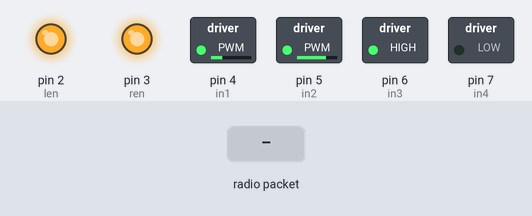
Simulated run of this sketch. Board: Arduino Uno, built with avr-gcc and run on an emulated ATmega328P. Shown: switched loads named in the sketch (green lamp = pin HIGH), output pins drawn as LEDs (lit = HIGH). The test bench sets the inputs (shaded band). No radio packets arrive unless stated.

Above: at 1.2 s.
1.3 s: radio packet "5" arrives
At 2.3 s:
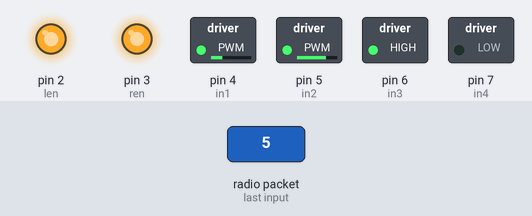
2.8 s: radio packet "200" arrives
At 4.2 s:
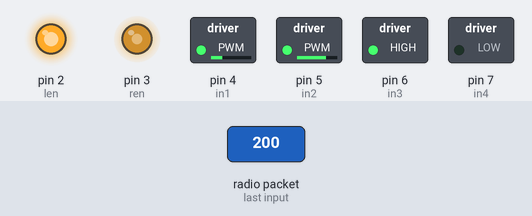
Timing chart, 0 to 5.8 s (numbered marks = the images above; inputs shaded):
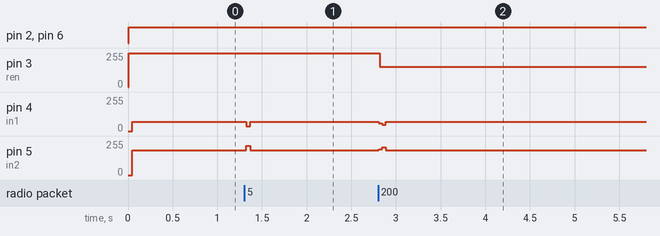

The sketch:

nrf_reciever_bot.ino
```cpp
// Date: 10-mar-2018
// Author: Isidoro Gayo
// Name: Wireless robot control
// Fillenme: nrf_reciever_bot.ino

// -------------------------------------------------------------
// Description: Basic control for a wireless robot.
// A couple of nRF24 modules send and recieve control commands
// from a joystick. Used a L298 motor driver.
//
// WARNING!! Both nRF modules must be powered with 3.3v.
//
// This is the sketch to be loaded on controlled robot.
// -------------------------------------------------------------

// Published under the terms of GNU/GPL v3.0 or higher license

// Library used: TMRh20/RF24, https://github.com/tmrh20/RF24/
// nRF24 theory and examples: Dejan Nedelkovski, www.HowToMechatronics.com


#include <SPI.h>
#include <nRF24L01.h>
#include <RF24.h>

// motors control
#define len 2   // Enables left motor driver by means of a PMW signal.
#define in1 4   // Digital controlled output for the 1st half-bridge driver.
#define in2 5   // Digital controlled output for the 2nd half-bridge driver.
#define ren 3   // Same for right motor...
#define in3 6
#define in4 7

// nRf module management
RF24 radio(8,9);                  // CE, CSN. MOSI, MISO and CLK signals are,
                                  // by default, in 11,12 and 13 pins.
const byte address[6] = "00001";  // Address for reciever module.
char receivedData[32] = "";       // Recieved commands go here.

// Speed and movement motor variables
int  xAxis, yAxis;        // Potentiometer readings, controls movements
                          // on motors.
const int MAXSPEED=255;   // Max. speed allowed. It depends on your
                          // motors/drivers. Set to your own!
const int offset=20;      // Value range where bot stays stopped
                          // (joystick is around central position).
const int cpot=511;       // Analog reading when potentiometer is centered.


// -------------------------- Code Entry --------------------

void setup(){

  Serial.begin(9600);

  radio.begin();
  radio.openReadingPipe(0, address);
  radio.setPALevel(RF24_PA_MIN);
  radio.startListening();

  // init motors controls
  pinMode(len, OUTPUT);
  pinMode(ren, OUTPUT);
  pinMode(in1, OUTPUT);
  pinMode(in2, OUTPUT);
  pinMode(in3, OUTPUT);
  pinMode(in4, OUTPUT);
}

void loop(){

  int lspeed,rspeed=0;    // motors stopped by default.

  if (radio.available()){

    radio.read(&receivedData, sizeof(receivedData));  // If nRF24 module
                                                      // received data, read
                                                      // these data and put them
                                                      // into character array.
    xAxis = atoi(&receivedData[0]);   // Convert data from the character array
                                      // (received X value) into integer
    delay(10);      // Wait a bit and ...

    // ...repeat for y axis
    radio.read(&receivedData, sizeof(receivedData));
    yAxis = atoi(&receivedData[0]);
    delay(10);
  }
  // The following code determines de bot movement
  // FORWARD, BACKWARD, STOP, TURN RIGHT or LEFT

  // ---- Lineal movements ----
  // BACKWARD
  if (yAxis<cpot-offset){
    // int yAxis must be mapped first from
    // 0 for minimum speed(cpot-offset value) to max speed(0)
    // The robot must go backward at 'yAxis' speed

    // Set Motor A backward
    digitalWrite(in1, HIGH);
    digitalWrite(in2, LOW);
    // Set Motor B backward
    digitalWrite(in3, HIGH);
    digitalWrite(in4, LOW);

    lspeed=map(yAxis, cpot-offset, 0, 0, MAXSPEED);
    rspeed=lspeed;
  }
  // FORWARD
  else if (yAxis>cpot+offset){
    // int yAxis variable must be mapped first within
    // 0 speed(cpot+offset) to maximun speed (1023-1026)
    // bot must go forward at 'yAxis' speed

    // Both motors go forward
    digitalWrite(in1, LOW);
    digitalWrite(in2, HIGH);
    digitalWrite(in3, LOW);
    digitalWrite(in4, HIGH);

    lspeed=map(yAxis,cpot+offset,1026,0,MAXSPEED);
    rspeed=lspeed;
  }
  // STOP
  else{
    // if the joystick is around central position, the bot
    // will stay stopped, so stop motors inmediately whether they are on.
    lspeed=0;
    rspeed=0;
  }

  // ---- Turns ----
  // RIGHT
  if (xAxis<cpot-offset){
    // Left motor goes forward...
    digitalWrite(in1, LOW);
    digitalWrite(in2, HIGH);
    // ...and right motor goes backward
    digitalWrite(in3, HIGH);
    digitalWrite(in4, LOW);

    lspeed=map(xAxis,cpot-offset,0,0,MAXSPEED);
    rspeed=lspeed;
  }
  // LEFT
  if (xAxis>cpot+offset){
    // Left motor goes backward...
    digitalWrite(in1, HIGH);
    digitalWrite(in2, LOW);
    // ...and right motor goes forward
    digitalWrite(in3, LOW);
    digitalWrite(in4, HIGH);

    lspeed=map(xAxis,cpot+offset,1026,0,MAXSPEED);
    rspeed=lspeed;
  }
  // perform the robot movement
  analogWrite(len, lspeed);
  analogWrite(ren, rspeed);
}

// ------------------------- End of Code (EoC) ----------------------
```

Measured:
- after the input at 1.3 s, pin 3 (ren): 255/255 → 252/255 at once; pin 4 (in1): 71/255 → 35/255 at once, → 71/255 0.04 s later; pin 5 (in2): 184/255 → 220/255 at once, → 184/255 0.04 s later
- after the input at 2.8 s, pin 3 (ren): 252/255 → 151/255 at once; pin 4 (in1): 71/255 → 60/255 at once, → 46/255 0.04 s later, → 71/255 0.04 s later; pin 5 (in2): 184/255 → 195/255 at once, → 209/255 0.04 s later, → 184/255 0.04 s later
